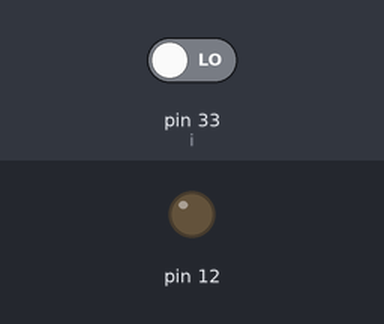
Recording of a program running on a simulated Raspberry Pi (header pin numbers). On the bench: output pins drawn as LEDs (lit = HIGH). Inputs (shaded band) come from the test bench; at power-on: pin 33 (i) LOW. What the program prints to the terminal is not drawn.

Above: at 1.2 s.
1.3 s: pin 33 (i) driven HIGH
At 2.5 s:
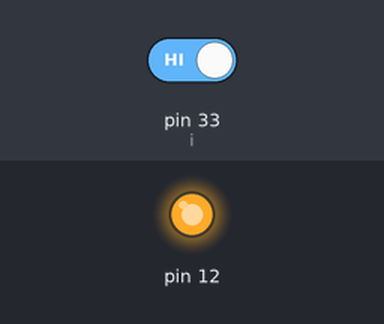
2.8 s: pin 33 (i) driven LOW
At 3.7 s:
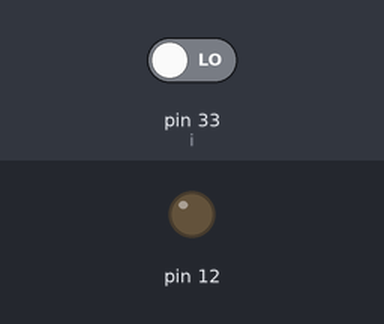
Timing chart, 0 to 5.8 s (numbered marks = the images above; inputs shaded):
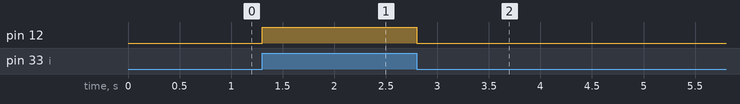

The program:

PROXY.py
```python
import RPi.GPIO as GPIO
from time import sleep

GPIO.setmode(GPIO.BOARD)
GPIO.setwarnings(False)

GPIO.setup(33,GPIO.IN)

GPIO.setup(12,GPIO.OUT,initial=GPIO.LOW)


while (True):
    i=GPIO.input(33)
    if(i == 0):
        print('No Obstacle')
        GPIO.output(12,GPIO.LOW)
    else:
        print('Obstacle')
        GPIO.output(12,GPIO.HIGH)

    
```

Measured:
- after the input at 1.3 s, pin 12: LOW → HIGH at once
- after the input at 2.8 s, pin 12: HIGH → LOW at once
